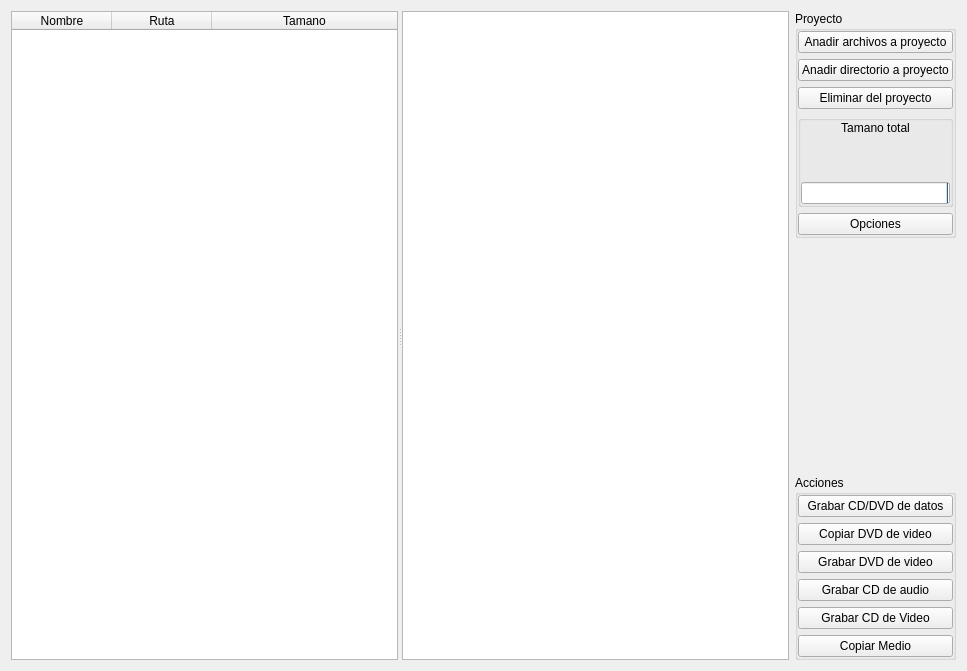
         <widget class="QWidget" name="scrollAreaWidgetContents">
          <property name="geometry">
           <rect>
            <x>0</x>
            <y>0</y>
            <width>967</width>
            <height>671</height>
           </rect>
          </property>
          <layout class="QGridLayout" name="gridLayout_10">
           <item row="0" column="0" rowspan="3">
            <layout class="QGridLayout" name="gridLayout_4">
             <item row="1" column="0">
              <widget class="QSplitter" name="splitter">
               <property name="sizePolicy">
                <sizepolicy hsizetype="Expanding" vsizetype="Expanding">
                 <horstretch>0</horstretch>
                 <verstretch>0</verstretch>
                </sizepolicy>
               </property>
               <property name="orientation">
                <enum>Qt::Horizontal</enum>
               </property>
               <widget class="QTableWidget" name="tableWidget">
                <property name="sizePolicy">
                 <sizepolicy hsizetype="Preferred" vsizetype="Preferred">
                  <horstretch>0</horstretch>
                  <verstretch>0</verstretch>
                 </sizepolicy>
                </property>
                <property name="toolTip">
                 <string>Datos a grabar en el medio</string>
                </property>
                <property name="statusTip">
                 <string>Datos a grabar en el medio</string>
                </property>
                <property name="whatsThis">
                 <string>Datos a grabar en el medio</string>
                </property>
                <property name="styleSheet">
                 <string notr="true"/>
                </property>
                <property name="dragEnabled">
                 <bool>true</bool>
                </property>
                <property name="dragDropMode">
                 <enum>QAbstractItemView::DropOnly</enum>
                </property>
                <property name="defaultDropAction">
                 <enum>Qt::CopyAction</enum>
                </property>
                <property name="alternatingRowColors">
                 <bool>true</bool>
                </property>
                <property name="selectionBehavior">
                 <enum>QAbstractItemView::SelectRows</enum>
                </property>
                <property name="sortingEnabled">
                 <bool>true</bool>
                </property>
                <attribute name="horizontalHeaderStretchLastSection">
                 <bool>true</bool>
                </attribute>
                <column>
                 <property name="text">
                  <string>Nombre</string>
                 </property>
                 <property name="icon">
                  <iconset resource="recoverdrake.qrc">
                   <normaloff>:/Imagenes/64px-Dolphin-icon.svg.png</normaloff>:/Imagenes/64px-Dolphin-icon.svg.png</iconset>
                 </property>
                </column>
                <column>
                 <property name="text">
                  <string>Ruta</string>
                 </property>
                 <property name="icon">
                  <iconset resource="recoverdrake.qrc">
                   <normaloff>:/Imagenes/VLC.png</normaloff>:/Imagenes/VLC.png</iconset>
                 </property>
                </column>
                <column>
                 <property name="text">
                  <string>Tamano</string>
                 </property>
                 <property name="icon">
                  <iconset resource="recoverdrake.qrc">
                   <normaloff>:/Imagenes/kttsd.png</normaloff>:/Imagenes/kttsd.png</iconset>
                 </property>
                </column>
               </widget>
               <widget class="QTextEdit" name="textEdit_4">
                <property name="sizePolicy">
                 <sizepolicy hsizetype="Fixed" vsizetype="Minimum">
                  <horstretch>0</horstretch>
                  <verstretch>0</verstretch>
                 </sizepolicy>
                </property>
               </widget>
              </widget>
             </item>
             <item row="0" column="0">
              <layout class="QGridLayout" name="gridLayout_28"/>
             </item>
            </layout>
           </item>
           <item row="2" column="1" colspan="2">
            <widget class="QGroupBox" name="groupBox_2">
             <property name="minimumSize">
              <size>
               <width>0</width>
               <height>0</height>
              </size>
             </property>
             <property name="maximumSize">
              <size>
               <width>260</width>
               <height>16777215</height>
              </size>
             </property>
             <property name="title">
              <string>Acciones</string>
             </property>
             <layout class="QGridLayout" name="gridLayout_3">
              <property name="leftMargin">
               <number>0</number>
              </property>
              <property name="topMargin">
               <number>0</number>
              </property>
              <property name="rightMargin">
               <number>0</number>
              </property>
              <property name="bottomMargin">
               <number>0</number>
              </property>
              <item row="4" column="0" colspan="2">
               <widget class="QPushButton" name="pushButton_7">
                <property name="text">
                 <string>Grabar CD de audio</string>
                </property>
                <property name="icon">
                 <iconset resource="recoverdrake.qrc">
                  <normaloff>:/Imagenes/audio.png</normaloff>:/Imagenes/audio.png</iconset>
                </property>
                <property name="iconSize">
                 <size>
                  <width>25</width>
                  <height>25</height>
                 </size>
                </property>
               </widget>
              </item>
              <item row="1" column="0" colspan="2">
               <widget class="QPushButton" name="pushButton_6">
                <property name="toolTip">
                 <string>Grabacion de un CD/DVD en formato de datos</string>
                </property>
                <property name="statusTip">
                 <string>Grabacion de un CD/DVD en formato de datos</string>
                </property>
                <property name="whatsThis">
                 <string>Grabacion de un CD/DVD en formato de datos</string>
                </property>
                <property name="text">
                 <string>Grabar CD/DVD de datos</string>
                </property>
                <property name="icon">
                 <iconset resource="recoverdrake.qrc">
                  <normaloff>:/Imagenes/cd_burning_section.png</normaloff>:/Imagenes/cd_burning_section.png</iconset>
                </property>
                <property name="iconSize">
                 <size>
                  <width>25</width>
                  <height>25</height>
                 </size>
                </property>
               </widget>
              </item>
              <item row="5" column="0" colspan="2">
               <widget class="QPushButton" name="pushButton_10">
                <property name="text">
                 <string>Grabar CD de Video</string>
                </property>
                <property name="icon">
                 <iconset resource="recoverdrake.qrc">
                  <normaloff>:/Imagenes/smplayer.png</normaloff>:/Imagenes/smplayer.png</iconset>
                </property>
                <property name="iconSize">
                 <size>
                  <width>25</width>
                  <height>25</height>
                 </size>
                </property>
               </widget>
              </item>
              <item row="3" column="0" colspan="2">
               <widget class="QPushButton" name="pushButton_4">
                <property name="text">
                 <string>Grabar DVD de video</string>
                </property>
                <property name="icon">
                 <iconset resource="recoverdrake.qrc">
                  <normaloff>:/Imagenes/multimedia.png</normaloff>:/Imagenes/multimedia.png</iconset>
                </property>
                <property name="iconSize">
                 <size>
                  <width>25</width>
                  <height>25</height>
                 </size>
                </property>
               </widget>
              </item>
              <item row="6" column="0" colspan="2">
               <widget class="QPushButton" name="pushButton_11">
                <property name="text">
                 <string>Copiar Medio</string>
                </property>
                <property name="icon">
                 <iconset resource="recoverdrake.qrc">
                  <normaloff>:/Imagenes/duplicado.png</normaloff>:/Imagenes/duplicado.png</iconset>
                </property>
                <property name="iconSize">
                 <size>
                  <width>25</width>
                  <height>25</height>
                 </size>
                </property>
               </widget>
              </item>
              <item row="2" column="0" colspan="2">
               <widget class="QPushButton" name="pushButton_20">
                <property name="statusTip">
                 <string>Grabar un DVD de Video fiel al original</string>
                </property>
                <property name="whatsThis">
                 <string>Grabar un DVD de Video fiel al original</string>
                </property>
                <property name="accessibleName">
                 <string>Grabar un DVD de Video fiel al original</string>
                </property>
                <property name="text">
                 <string>Copiar DVD de video</string>
                </property>
                <property name="icon">
                 <iconset resource="recoverdrake.qrc">
                  <normaloff>:/Imagenes/DVD.png</normaloff>:/Imagenes/DVD.png</iconset>
                </property>
                <property name="iconSize">
                 <size>
                  <width>25</width>
                  <height>25</height>
                 </size>
                </property>
               </widget>
              </item>
             </layout>
            </widget>
           </item>
           <item row="0" column="1" colspan="2">
            <widget class="QGroupBox" name="groupBox">
             <property name="minimumSize">
              <size>
               <width>0</width>
               <height>0</height>
              </size>
             </property>
             <property name="maximumSize">
              <size>
               <width>260</width>
               <height>16777215</height>
              </size>
             </property>
             <property name="title">
              <string>Proyecto</string>
             </property>
             <layout class="QGridLayout" name="gridLayout_2">
              <property name="leftMargin">
               <number>0</number>
              </property>
              <property name="topMargin">
               <number>0</number>
              </property>
              <property name="rightMargin">
               <number>0</number>
              </property>
              <property name="bottomMargin">
               <number>0</number>
              </property>
              <item row="0" column="0" colspan="2">
               <widget class="QPushButton" name="pushButton">
                <property name="toolTip">
                 <string>Anadir manualmente archivos al proyecto</string>
                </property>
                <property name="statusTip">
                 <string>Anadir manualmente archivos al proyecto</string>
                </property>
                <property name="whatsThis">
                 <string>Anadir manualmente archivos al proyecto</string>
                </property>
                <property name="text">
                 <string>Anadir archivos a proyecto</string>
                </property>
                <property name="icon">
                 <iconset resource="recoverdrake.qrc">
                  <normaloff>:/Imagenes/fileopen.png</normaloff>:/Imagenes/fileopen.png</iconset>
                </property>
                <property name="iconSize">
                 <size>
                  <width>25</width>
                  <height>25</height>
                 </size>
                </property>
               </widget>
              </item>
              <item row="1" column="0" colspan="2">
               <widget class="QPushButton" name="pushButton_2">
                <property name="toolTip">
                 <string>Anadir manualmente directorio al proyecto</string>
                </property>
                <property name="statusTip">
                 <string>Anadir manualmente directorio al proyecto</string>
                </property>
                <property name="whatsThis">
                 <string>Anadir manualmente directorio al proyecto</string>
                </property>
                <property name="text">
                 <string>Anadir directorio a proyecto</string>
                </property>
                <property name="icon">
                 <iconset resource="recoverdrake.qrc">
                  <normaloff>:/Imagenes/carpeta.png</normaloff>:/Imagenes/carpeta.png</iconset>
                </property>
                <property name="iconSize">
                 <size>
                  <width>25</width>
                  <height>25</height>
                 </size>
                </property>
               </widget>
              </item>
              <item row="2" column="0" colspan="2">
               <widget class="QPushButton" name="pushButton_3">
                <property name="toolTip">
                 <string>Eliminar un registro del proyecto actual</string>
                </property>
                <property name="statusTip">
                 <string>Eliminar un registro del proyecto actual</string>
                </property>
                <property name="whatsThis">
                 <string>Eliminar un registro del proyecto actual</string>
                </property>
                <property name="text">
                 <string>Eliminar del proyecto</string>
                </property>
                <property name="icon">
                 <iconset resource="recoverdrake.qrc">
                  <normaloff>:/Imagenes/bad.png</normaloff>:/Imagenes/bad.png</iconset>
                </property>
                <property name="iconSize">
                 <size>
                  <width>25</width>
                  <height>25</height>
                 </size>
                </property>
               </widget>
              </item>
              <item row="3" column="0" colspan="2">
               <widget class="QGroupBox" name="groupBox_3">
                <property name="toolTip">
                 <string>Espacio disponible en disco</string>
                </property>
                <property name="statusTip">
                 <string>Espacio disponible en disco</string>
                </property>
                <property name="whatsThis">
                 <string>Espacio disponible en disco</string>
                </property>
                <property name="title">
                 <string/>
                </property>
                <layout class="QGridLayout" name="gridLayout_6">
                 <property name="leftMargin">
                  <number>0</number>
                 </property>
                 <property name="topMargin">
                  <number>0</number>
                 </property>
                 <property name="rightMargin">
                  <number>0</number>
                 </property>
                 <property name="bottomMargin">
                  <number>0</number>
                 </property>
                 <item row="4" column="0" colspan="2">
                  <widget class="QProgressBar" name="progressBar_2">
                   <property name="maximumSize">
                    <size>
                     <width>250</width>
                     <height>16777215</height>
                    </size>
                   </property>
                   <property name="value">
                    <number>0</number>
                   </property>
                   <property name="orientation">
                    <enum>Qt::Horizontal</enum>
                   </property>
                   <property name="invertedAppearance">
                    <bool>true</bool>
                   </property>
                   <property name="textDirection">
                    <enum>QProgressBar::TopToBottom</enum>
                   </property>
                  </widget>
                 </item>
                 <item row="0" column="0" colspan="2">
                  <widget class="QLabel" name="label">
                   <property name="text">
                    <string>Tamano total</string>
                   </property>
                   <property name="alignment">
                    <set>Qt::AlignCenter</set>
                   </property>
                  </widget>
                 </item>
                 <item row="1" column="0">
                  <widget class="QLabel" name="label_4">
                   <property name="font">
                    <font>
                     <pointsize>10</pointsize>
                     <weight>75</weight>
                     <bold>true</bold>
                    </font>
                   </property>
                   <property name="text">
                    <string/>
                   </property>
                   <property name="alignment">
                    <set>Qt::AlignRight|Qt::AlignTrailing|Qt::AlignVCenter</set>
                   </property>
                  </widget>
                 </item>
                 <item row="1" column="1">
                  <widget class="QLabel" name="label_2">
                   <property name="font">
                    <font>
                     <pointsize>10</pointsize>
                     <weight>75</weight>
                     <bold>true</bold>
                    </font>
                   </property>
                   <property name="text">
                    <string/>
                   </property>
                   <property name="alignment">
                    <set>Qt::AlignLeading|Qt::AlignLeft|Qt::AlignVCenter</set>
                   </property>
                  </widget>
                 </item>
                 <item row="3" column="0" colspan="2">
                  <widget class="QLabel" name="label_3">
                   <property name="font">
                    <font>
                     <weight>75</weight>
                     <bold>true</bold>
                    </font>
                   </property>
                   <property name="text">
                    <string/>
                   </property>
                   <property name="alignment">
                    <set>Qt::AlignCenter</set>
                   </property>
                  </widget>
                 </item>
                </layout>
               </widget>
              </item>
              <item row="4" column="0" colspan="2">
               <widget class="QPushButton" name="pushButton_18">
                <property name="text">
                 <string>Opciones</string>
                </property>
                <property name="icon">
                 <iconset resource="recoverdrake.qrc">
                  <normaloff>:/Imagenes/local-administration-mdk.png</normaloff>:/Imagenes/local-administration-mdk.png</iconset>
                </property>
                <property name="iconSize">
                 <size>
                  <width>25</width>
                  <height>25</height>
                 </size>
                </property>
               </widget>
              </item>
             </layout>
            </widget>
           </item>
           <item row="1" column="1" colspan="2">
            <spacer name="verticalSpacer">
             <property name="orientation">
              <enum>Qt::Vertical</enum>
             </property>
             <property name="sizeHint" stdset="0">
              <size>
               <width>20</width>
               <height>40</height>
              </size>
             </property>
            </spacer>
           </item>
          </layout>
         </widget>
